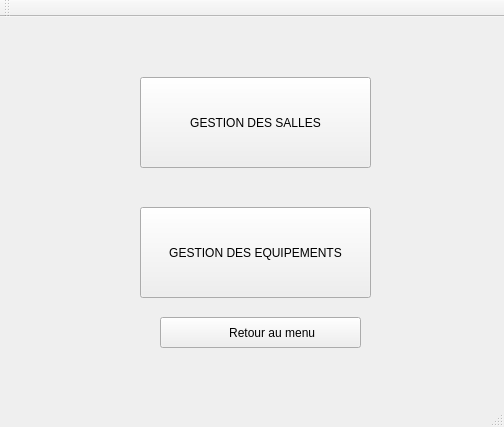
<?xml version="1.0" encoding="UTF-8"?>
<ui version="4.0">
 <class>SalleEquipements</class>
 <widget class="QMainWindow" name="SalleEquipements">
  <property name="geometry">
   <rect>
    <x>0</x>
    <y>0</y>
    <width>504</width>
    <height>427</height>
   </rect>
  </property>
  <property name="windowTitle">
   <string>SalleEquipements</string>
  </property>
  <property name="styleSheet">
   <string notr="true">backgound-color:rgb(255, 239, 174)</string>
  </property>
  <widget class="QWidget" name="centralWidget">
   <property name="styleSheet">
    <string notr="true">backgound-color:rgb(255, 239, 174)</string>
   </property>
   <widget class="QPushButton" name="salle">
    <property name="geometry">
     <rect>
      <x>140</x>
      <y>60</y>
      <width>231</width>
      <height>91</height>
     </rect>
    </property>
    <property name="text">
     <string>GESTION DES SALLES</string>
    </property>
    <property name="icon">
     <iconset resource="../images.qrc">
      <normaloff>:/images/icons8_room_96px.png</normaloff>:/images/icons8_room_96px.png</iconset>
    </property>
    <property name="iconSize">
     <size>
      <width>70</width>
      <height>70</height>
     </size>
    </property>
   </widget>
   <widget class="QPushButton" name="equipements">
    <property name="geometry">
     <rect>
      <x>140</x>
      <y>190</y>
      <width>231</width>
      <height>91</height>
     </rect>
    </property>
    <property name="text">
     <string>GESTION DES EQUIPEMENTS</string>
    </property>
    <property name="icon">
     <iconset resource="../images.qrc">
      <normaloff>:/images/icons8_weightlifting_96px.png</normaloff>:/images/icons8_weightlifting_96px.png</iconset>
    </property>
    <property name="iconSize">
     <size>
      <width>60</width>
      <height>60</height>
     </size>
    </property>
   </widget>
   <widget class="QPushButton" name="retour">
    <property name="geometry">
     <rect>
      <x>160</x>
      <y>300</y>
      <width>201</width>
      <height>31</height>
     </rect>
    </property>
    <property name="layoutDirection">
     <enum>Qt::RightToLeft</enum>
    </property>
    <property name="text">
     <string>       Retour au menu</string>
    </property>
    <property name="icon">
     <iconset resource="../images.qrc">
      <normaloff>:/images/icons8_down_left_96px.png</normaloff>:/images/icons8_down_left_96px.png</iconset>
    </property>
    <property name="iconSize">
     <size>
      <width>30</width>
      <height>30</height>
     </size>
    </property>
   </widget>
  </widget>
  <widget class="QMenuBar" name="menuBar">
   <property name="geometry">
    <rect>
     <x>0</x>
     <y>0</y>
     <width>504</width>
     <height>21</height>
    </rect>
   </property>
  </widget>
  <widget class="QToolBar" name="mainToolBar">
   <attribute name="toolBarArea">
    <enum>TopToolBarArea</enum>
   </attribute>
   <attribute name="toolBarBreak">
    <bool>false</bool>
   </attribute>
  </widget>
  <widget class="QStatusBar" name="statusBar"/>
 </widget>
 <layoutdefault spacing="6" margin="11"/>
 <resources>
  <include location="../images.qrc"/>
 </resources>
 <connections/>
</ui>
